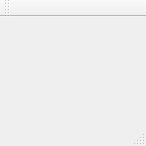
<?xml version="1.0" encoding="UTF-8"?>
<ui version="4.0">
 <class>VVI</class>
 <widget class="QMainWindow" name="VVI">
  <property name="geometry">
   <rect>
    <x>0</x>
    <y>0</y>
    <width>146</width>
    <height>146</height>
   </rect>
  </property>
  <property name="windowTitle">
   <string>VVI</string>
  </property>
  <widget class="QWidget" name="centralWidget"/>
  <widget class="QMenuBar" name="menuBar">
   <property name="geometry">
    <rect>
     <x>0</x>
     <y>0</y>
     <width>146</width>
     <height>21</height>
    </rect>
   </property>
  </widget>
  <widget class="QToolBar" name="mainToolBar">
   <attribute name="toolBarArea">
    <enum>TopToolBarArea</enum>
   </attribute>
   <attribute name="toolBarBreak">
    <bool>false</bool>
   </attribute>
  </widget>
  <widget class="QStatusBar" name="statusBar"/>
 </widget>
 <layoutdefault spacing="6" margin="11"/>
 <resources/>
 <connections/>
</ui>
